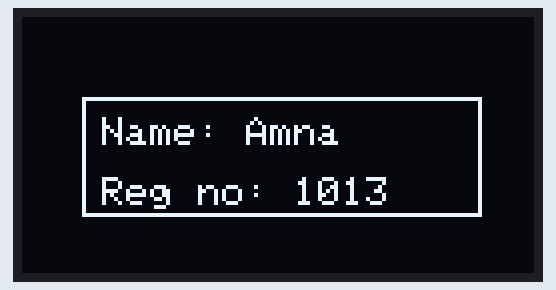
A program run on a simulated ESP32. On the bench: 128×64 one-colour display.

Above: at 0.1 s.

The program:

main.cpp
```cpp
// Amna
// 23-NTU-CS-1013
// BSCS-5A
// Week-4 Hometask
#include <Wire.h>
#include <Adafruit_GFX.h>
#include <Adafruit_SSD1306.h>

#define SCREEN_WIDTH 128  // OLED display width, in pixels
#define SCREEN_HEIGHT 64  // OLED display height, in pixels

// Create display object (I2C address 0x3C for most OLEDs)
Adafruit_SSD1306 display(SCREEN_WIDTH, SCREEN_HEIGHT, &Wire, -1);

void setup() {
  // Start serial monitor (optional)
  Serial.begin(115200);

  // Initialize display
  if (!display.begin(SSD1306_SWITCHCAPVCC, 0x3C)) {
    Serial.println(F("SSD1306 allocation failed"));
    for (;;);
  }

  display.clearDisplay();

  // Set text properties
  display.setTextSize(1);              // 1 = small text
  display.setTextColor(SSD1306_WHITE); // White color text
  display.setCursor(20, 25);           // X=20, Y=25 for center-ish placement

  // Print Name & ID
  display.print("Name: Amna ");
  display.setCursor(20, 40);  // Move cursor below
  display.print("Reg no: 1013");

  // Draw rectangle around text
  display.drawRect(15, 20, 100, 30, SSD1306_WHITE);
  // (X, Y, Width, Height, Color)

  // Show everything on the display
  display.display();
}

void loop() {
  // Nothing in loop
}
```
